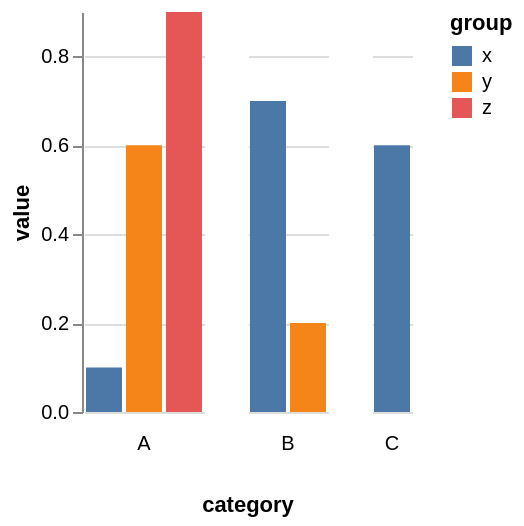

Source (Vega-Lite JSON):
### Vega specification from a JSON file in a GitHub repository (floating-point values rounded to 4 significant figures)
{"$schema": "https://vega.github.io/schema/vega/v5.json", "background": "white", "padding": 5, "data": [{"name": "source_0", "values": [{"category": "A", "group": "x", "value": 0.1}, {"category": "A", "group": "y", "value": 0.6}, {"category": "A", "group": "z", "value": 0.9}, {"category": "B", "group": "x", "value": 0.7}, {"category": "B", "group": "y", "value": 0.2}, {"category": "C", "group": "x", "value": 0.6}]}, {"name": "data_0", "source": "source_0", "transform": [{"type": "stack", "groupby": ["group", "category"], "field": "value", "sort": {"field": [], "order": []}, "as": ["value_start", "value_end"], "offset": "zero"}, {"type": "filter", "expr": "isValid(datum[\"value\"]) && isFinite(+datum[\"value\"])"}]}, {"name": "column_domain", "source": "data_0", "transform": [{"type": "aggregate", "groupby": ["category"], "fields": ["group"], "ops": ["distinct"], "as": ["distinct_group"]}]}], "signals": [{"name": "child_x_step", "value": 20}, {"name": "child_height", "value": 200}], "layout": {"padding": 20, "titleAnchor": {"column": "end"}, "offset": {"columnTitle": 10}, "columns": {"signal": "length(data('column_domain'))"}, "bounds": "full", "align": "none"}, "marks": [{"name": "column-title", "type": "group", "role": "column-title", "title": {"text": "category", "style": "guide-title", "orient": "bottom", "offset": 10}}, {"name": "row_header", "type": "group", "role": "row-header", "encode": {"update": {"height": {"signal": "child_height"}}}, "axes": [{"scale": "y", "orient": "left", "grid": false, "title": "value", "labelOverlap": true, "tickCount": {"signal": "ceil(child_height/40)"}, "zindex": 0}]}, {"name": "column_footer", "type": "group", "role": "column-footer", "from": {"data": "column_domain"}, "sort": {"field": "datum[\"category\"]", "order": "ascending"}, "title": {"text": {"signal": "isValid(parent[\"category\"]) ? parent[\"category\"] : \"\"+parent[\"category\"]"}, "style": "guide-label", "frame": "group", "orient": "bottom", "offset": 10}, "encode": {"update": {"width": {"signal": "bandspace(datum[\"distinct_group\"], 0.1, 0.05) * child_x_step"}}}}, {"name": "cell", "type": "group", "style": "cell", "from": {"facet": {"name": "facet", "data": "data_0", "groupby": ["category"], "aggregate": {"fields": ["group"], "ops": ["distinct"], "as": ["distinct_group"]}}}, "sort": {"field": ["datum[\"category\"]"], "order": ["ascending"]}, "encode": {"update": {"width": {"signal": "bandspace(datum[\"distinct_group\"], 0.1, 0.05) * child_x_step"}, "height": {"signal": "child_height"}}}, "marks": [{"name": "child_marks", "type": "rect", "style": ["bar"], "from": {"data": "facet"}, "encode": {"update": {"fill": {"scale": "color", "field": "group"}, "ariaRoleDescription": {"value": "bar"}, "description": {"signal": "\"group: \" + (isValid(datum[\"group\"]) ? datum[\"group\"] : \"\"+datum[\"group\"]) + \"; value: \" + (format(datum[\"value\"], \"\"))"}, "x": {"scale": "child_x", "field": "group"}, "width": {"signal": "max(0.25, bandwidth('child_x'))"}, "y": {"scale": "y", "field": "value_end"}, "y2": {"scale": "y", "field": "value_start"}}}}], "scales": [{"name": "child_x", "type": "band", "domain": {"data": "facet", "field": "group", "sort": true}, "range": {"step": {"signal": "child_x_step"}}, "paddingInner": 0.1, "paddingOuter": 0.05}], "axes": [{"scale": "y", "orient": "left", "gridScale": "child_x", "grid": true, "tickCount": {"signal": "ceil(child_height/40)"}, "domain": false, "labels": false, "aria": false, "maxExtent": 0, "minExtent": 0, "ticks": false, "zindex": 0}]}], "scales": [{"name": "y", "type": "linear", "domain": {"data": "data_0", "fields": ["value_start", "value_end"]}, "range": [{"signal": "child_height"}, 0], "nice": true, "zero": true}, {"name": "color", "type": "ordinal", "domain": {"data": "data_0", "field": "group", "sort": true}, "range": "category"}], "legends": [{"fill": "color", "symbolType": "square", "title": "group"}], "config": {"style": {"cell": {"stroke": "transparent"}}}}
